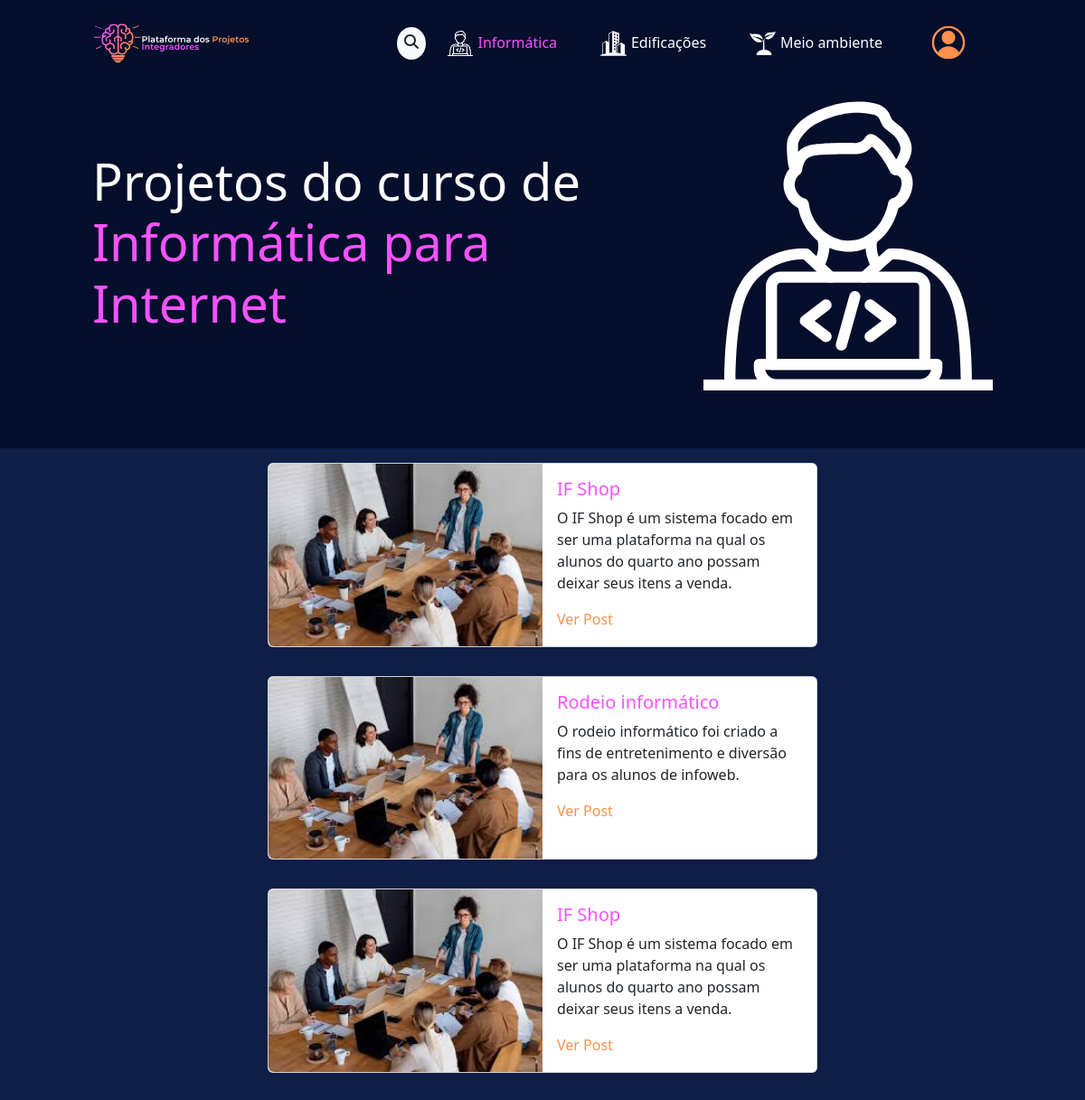
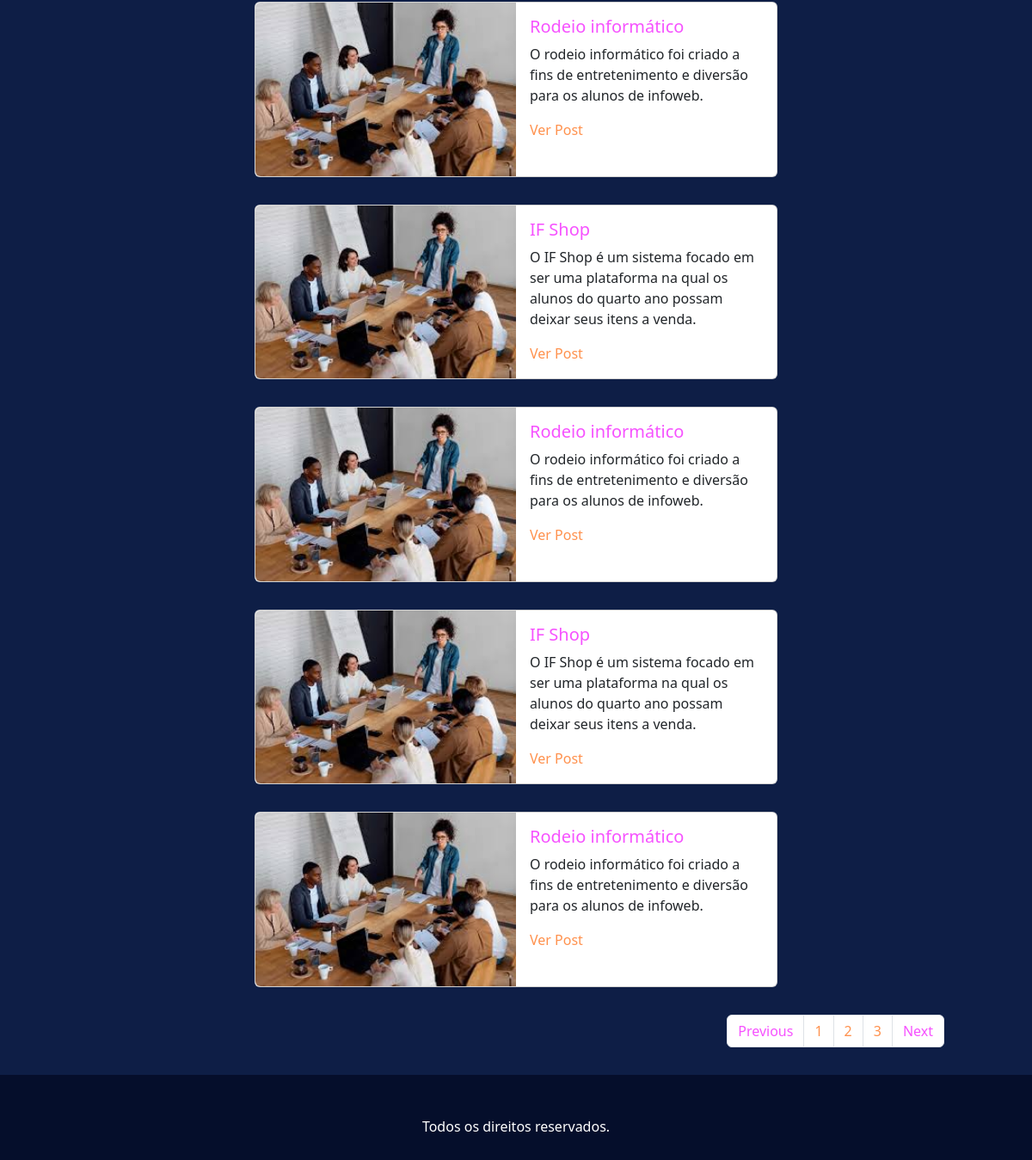
Before: /projetos/info/ with the older database file (2 pictures, top to bottom).
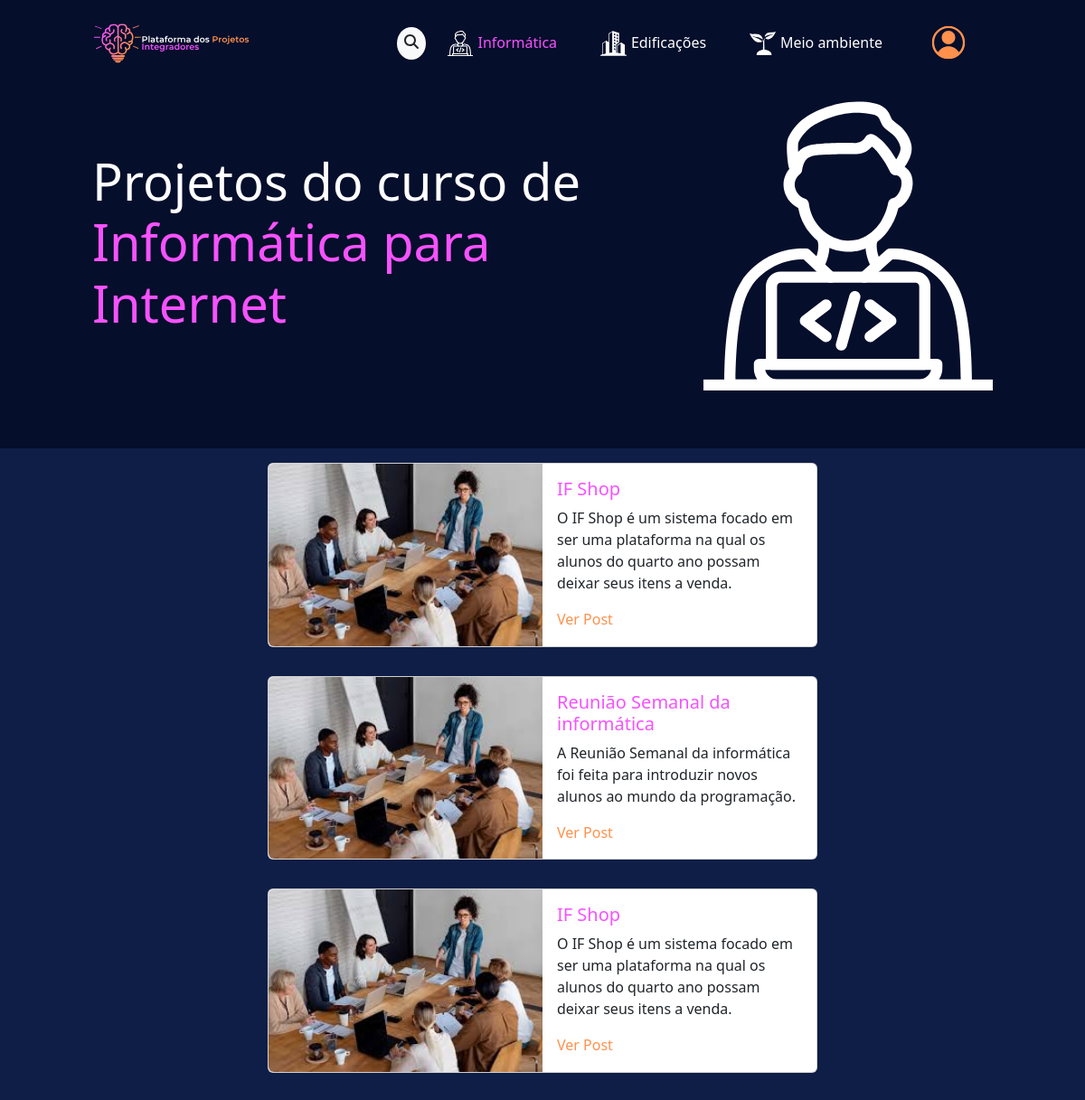
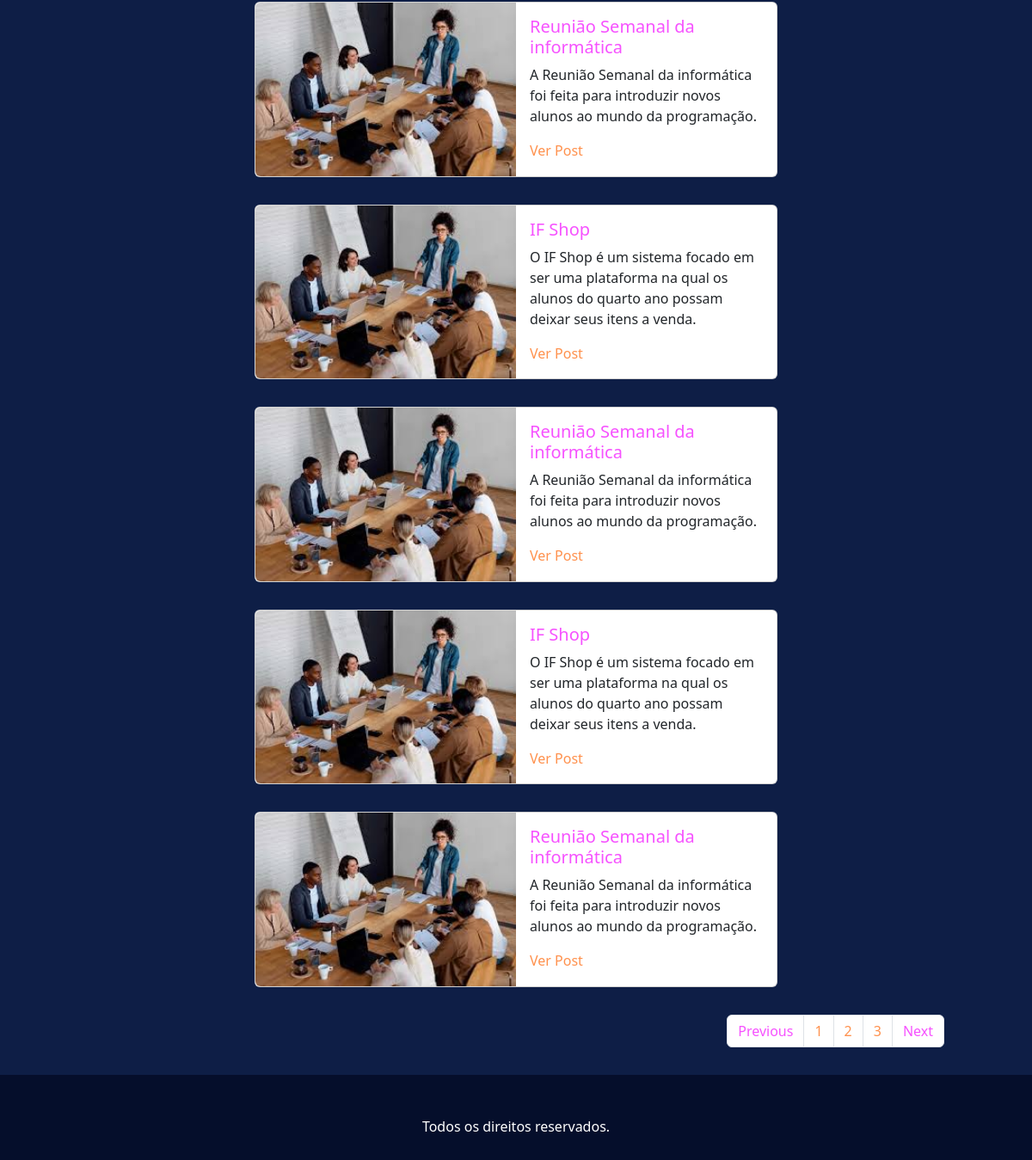
After: the same page with the newer database file (2 pictures, top to bottom).
### ppi/models.py (models this page shows, shortened)
class Post(models.Model):
    titulo = models.CharField(max_length=50)
    justificativa = models.TextField(max_length=120)
    resumo = models.TextField(max_length=2000)
    data_publi = models.DateField(auto_now=True)
    usuarios1 = models.ManyToManyField(Usuario1)
    usuarios2 = models.ManyToManyField(Usuario2)

### ppi/views.py (the view)
# urls.py: path("projetos/info/", views.info, name = "pinfo"),
def info(request):
    post = Post.objects.all
    context = {
        "post" : post,
        "range" : range(4)
    }
    return render(request, "cursoinfo.html", context)

### ppi/templates/cursoinfo.html (shortened to what this page needs)
{% extends "base.html" %}
{% load static %}
{% block conteudo %}
<div class="container custom-container mb-5 py-3">
    <div class="row g-0">
        <div class="col-md-8 d-flex justify-content-start align-items-center">
            <h1 class="text-white text-left" style="font-size: 3.5em;">
                Projetos do curso de <a class="roxinho">Informática para Internet</a>
            </h1>
        </div>
        <div class="col-md-4 d-flex justify-content-end align-items-center">
            <img src="{% static 'imgs/infoweb.svg' %}" alt="Logo" style="max-height: 20rem;">
        </div>
    </div>
</div>
<div class="container-fluid blueback">
    <div class="container custom-container">
        <div class="d-flex flex-wrap justify-content-evenly">
            {% for x in range%}
                {% for post in post %}
                <div class="card my-3 mx-1" style="max-width: 38em;">
                    <div class="row g-0">
                        <div class="col">
                        <img src="{% static "imgs/reuni.jfif" %}" class="w-100 img-fluid rounded-start" alt="...">
                        </div>
                        <div class="col">
                        <div class="card-body">
                            <h5 class="card-title roxinho">{{post.titulo}}</h5>
                            <p class="card-text">{{post.justificativa}}</p>
                            <a class="text-end laranja" href="{% url "post" post.id %}">Ver Post</a>
                        </div>
                        </div>
                    </div>
                </div>
                {% endfor %}
            {% endfor %}
        </div>
        <nav class="py-3" aria-label="Page navigation example">
            <ul class="pagination justify-content-end">
              <li class="page-item">
                <a class="page-link roxinho">Previous</a>
              </li>
              <li class="page-item"><a class="page-link laranja" href="#">1</a></li>
              <li class="page-item"><a class="page-link laranja" href="#">2</a></li>
              <li class="page-item"><a class="page-link laranja" href="#">3</a></li>
              <li class="page-item">
                <a class="page-link roxinho" href="#">Next</a>
              </li>
            </ul>
        </nav>
    </div>
</div>
{% endblock conteudo %}

Changed rows visible on the page:
changed Post: titulo "Rodeio informático" → "Reunião Semanal da informática"; justificativa "O rodeio informático foi criado a fins de entretenimento e diversão para os alunos de infoweb." → "A Reunião Semanal da informática foi feita para introduzir novos alunos ao mundo da programação."
